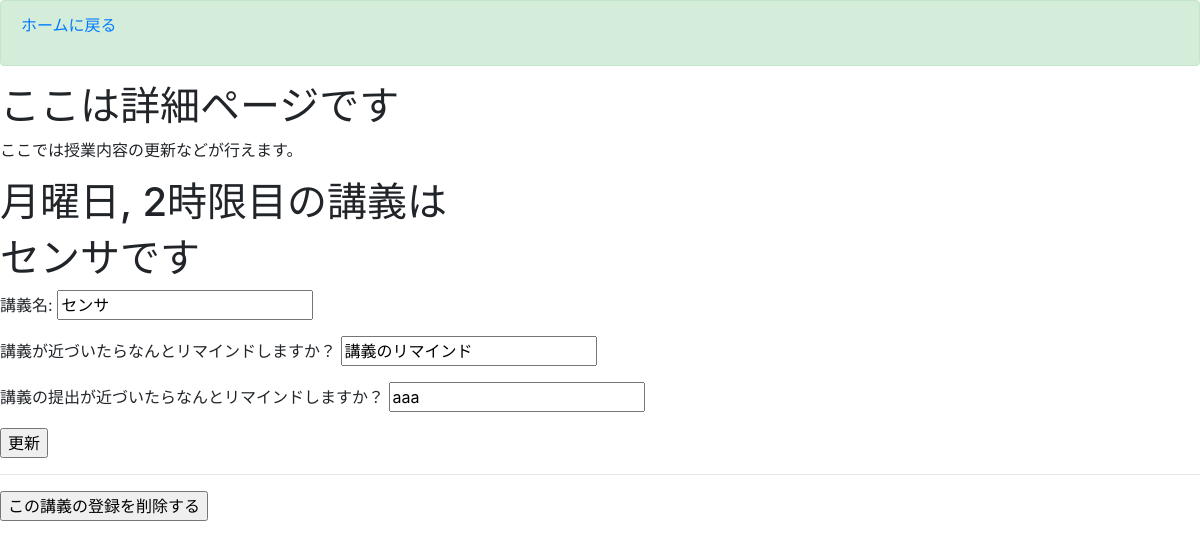
The app's page /detail/月/2 (signed in) with its own data.
### remind/models.py (models this page shows)
class SubjectModel(models.Model):
    user = models.CharField(max_length=100)#投稿者名
    title=models.CharField(max_length=100, blank=False)#科目名
    created_at = models.DateTimeField(auto_now_add=True)#作成日
    weekday = models.CharField(max_length=3)#時間割の曜日
    timetable=models.IntegerField()#時間割の時限
    remind = models.BooleanField(default=True)#通知をするか否か
    sns_id = models.CharField(max_length=100, blank=False)#通知を送るためのtoken
    remind_class = models.TextField()#リマインドするときの言葉
    remind_task = models.TextField()

### remind/views.py (the view)
# urls.py: path('detail/<day>/<int:timetable>', views.detailfunc, name="detail"),
@login_required
def detailfunc(request, day,timetable):
    try:
        data = SubjectModel.objects.get(user=request.user, timetable=timetable,weekday=day)
        obj = SubjectModel.objects.get(user=request.user, weekday=day, timetable=timetable)
    except:
        data={"title":"予定なし", "pk":False}
    try:
        if "newPOST" in request.POST:
            return newPOST(request)
        elif "updatePOST" in request.POST:
            return updatePOST(request)#ポストの更新
        elif "deletePOST" in request.POST:
            return deletePOST(request)#ポストの削除
        else:
            raise("error")
    except:
        params = {
            "data": data,
            "timetable": timetable,
            "day": day,
            "createForm": createForm,
        }
        return render(request, "detail.html", params)

### templates/detail.html (shortened to what this page needs)
{% extends 'base.html' %}
{% load common %}
{% block header %}
<div class="alert alert-success" role="alert">
    <p><a href="{% url 'home' %}">ホームに戻る</a></p>
</div>
{% endblock header %}
{% block content %}
<h1>ここは詳細ページです</h1>
<p>ここでは授業内容の更新などが行えます。</p>
<h1>{{day}}曜日, {{timetable}}時限目の講義は</h1>
<h1>{{data.title}}です</h1>
{% if data.pk %}
<div>
    <form action="" method="POST">
        <p>講義名: <input type="text" name="title" value="{{data.title}}"></p>
        <p>講義が近づいたらなんとリマインドしますか？ <input type="text" name="remind_class" value="{{data.remind_class}}"></p>
        <p>講義の提出が近づいたらなんとリマインドしますか？ <input type="text" name="remind_task" value="{{data.remind_task}}"></p>
        <input type="submit" name="updatePOST" value="更新">
    </form>
</div>
<hr>
<form action="" method="POST">{% csrf_token %}
    <input type="submit"  name="deletePOST" value="この講義の登録を削除する">
</form>
{% endif %}
{% endblock content %}

### records on screen
SubjectModel: title "センサ", remind_class "講義のリマインド", remind_task "aaa"

### other values on screen
{{ day }} "月"
{{ timetable }} "2"
